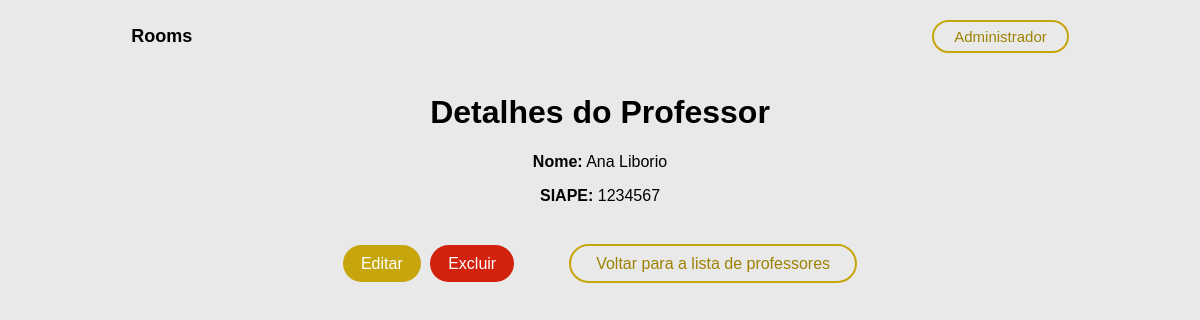
The app's page /teachers/3/, older data.
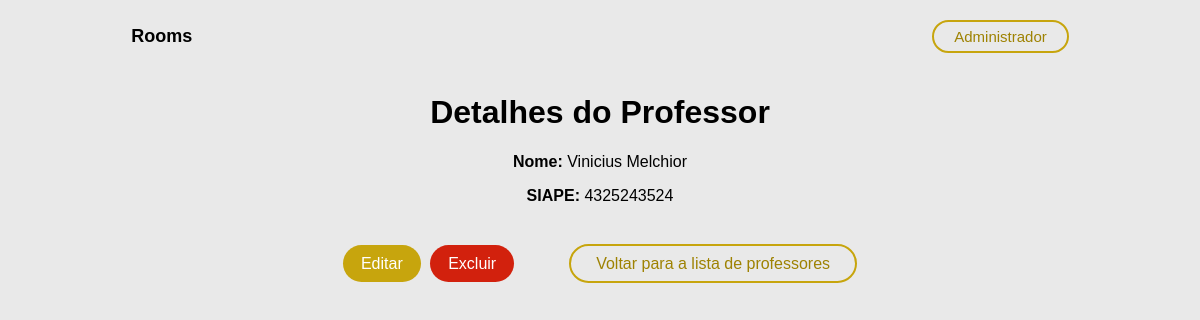
The same page, newer data.
### core/models.py (models this page shows, shortened)
class Teacher(models.Model):
    teacher_id = models.AutoField(primary_key=True)
    siape = models.CharField(max_length=8)
    first_name = models.CharField(max_length=30)
    last_name = models.CharField(max_length=30)

### users/views.py (the view)
# urls.py: path('teachers/<int:pk>/', views.teacher_detail, name='teacher_detail'),
def teacher_detail(request, pk):
    teacher = get_object_or_404(Teacher, pk=pk)
    return render(request, 'teacher_detail.html', {'teacher': teacher})

### templates/teacher_detail.html (shortened to what this page needs)
{% load static %}
<!DOCTYPE html>
<html lang="en">
<head>
    <link rel="stylesheet" href="{% static 'css/details.css' %}" />
</head>
<body>
    <header>
        <div class="logo">Rooms</div>
        <div class="login">Administrador</div>
    </header>
    <h1>Detalhes do Professor</h1>
    <p><strong>Nome:</strong> {{ teacher.first_name }} {{ teacher.last_name }}</p>
    <p><strong>SIAPE:</strong> {{ teacher.siape }}</p>
    <div class="options">
        <div class="optionA">
            <a class="optionAButton" href="{% url 'teacher_update' pk=teacher.pk %}">Editar</a>
            <a class="optionBButton" href="{% url 'teacher_delete' pk=teacher.pk %}">Excluir</a>
        </div>
        <div class="return">
            <a class="returnButton" href="{% url 'teacher_list' %}">Voltar para a lista de professores</a>
        </div>
    </div>
</body>
</html>

Row changes from the older to the newer data that the page shows:
changed Teacher: first_name "Ana" → "Vinicius"; last_name "Liborio" → "Melchior"; siape "1234567" → "4325243524"
